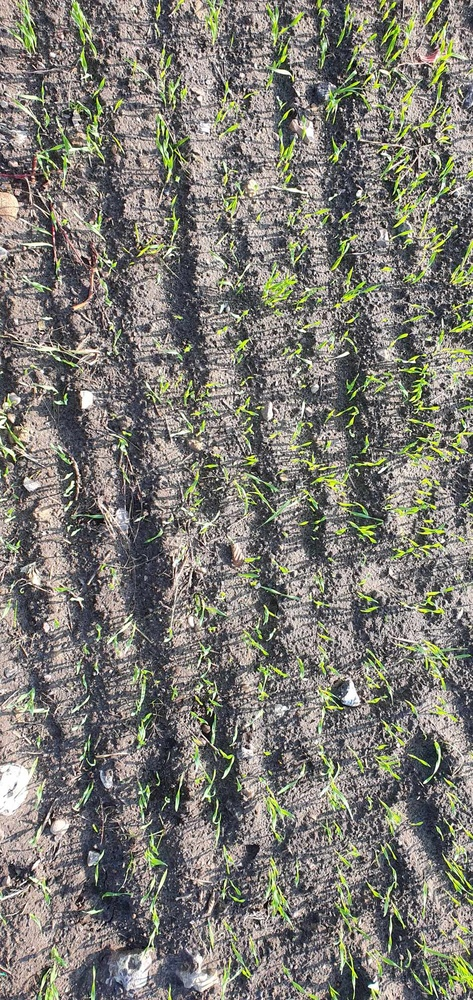
#> input picture Lecture4/Grass1.jpg, 473 x 1000 px, shrunk from 954 x 2016 before the run
$ python MeanFilter.py
#> lines starting #> are read from the running program, lines starting #| are printed output that depends on the picture
import cv2
import numpy as np
import math


def apply_filter_grey(column, row):
    i = 0
    sum = 0
    while i < data2[0]:
        j = 0
        while j < data2[0]:
            sum = sum + (greyscaled_image[column+i, row+j]*mean_kernel[i][j])
            j = j + 1
        i = i + 1
    fin = sum/data3
    output_image[column, row] = fin


def apply_filter(column, row):
    temp = []
    temp2 = []
    i = 0
    while i < data2[0]:
        j = 0
        while j < data2[0]:
            k = 0
            while k < 3:
                v = (image[column+i, row+j, k]*mean_kernel[i][j])
                temp2.append(v)
                k = k + 1
            j = j + 1
            temp.append(temp2)
            temp2 = []
        i = i + 1
    fin = []
    for num in temp:
        fin.append(num)
    sumblue = (fin[0][0] + fin[1][0] + fin[2][0] + fin[3][0] + fin[4][0] + fin[5][0] + fin[6][0] + fin[7][0] + fin[8][0])
    sumgreen = (fin[0][1] + fin[1][1] + fin[2][1] + fin[3][1] + fin[4][1] + fin[5][1] + fin[6][1] + fin[7][1] + fin[8][1])
    sumred = (fin[0][2] + fin[1][2] + fin[2][2] + fin[3][2] + fin[4][2] + fin[5][2] + fin[6][2] + fin[7][2] + fin[8][2])
    final = [sumblue/data3, sumgreen/data3, sumred/data3]
    output_image2[column, row] = final


def rgb_to_greyscale(column, row):
    wr = 0
    wg = 1
    wb = 0
    i = (wr*image[column, row, 2] + wg*image[column, row, 1] + wb*image[column, row, 0])
    greyscaled_image[column, row] = i


image = cv2.imread("Grass1.jpg")
#> image is the input picture: shape (1000, 473, 3); mean B, G, R 115.8, 123.5, 125.5

mean_kernel = [[1, 1, 1, 1, 1],
               [1, 1, 1, 1, 1],
               [1, 1, 1, 1, 1],
               [1, 1, 1, 1, 1],
               [1, 1, 1, 1, 1]]

data1 = np.shape(image)
#> data1 = (1000, 473, 3)
data2 = np.shape(mean_kernel)
data3 = data2[0]*data2[1]

kernal_radius = math.floor((len(mean_kernel)-1)/2)
hor = (len(image) - 2 * kernal_radius)
#> hor = 996
ver = (len(image[0]) - 2 * kernal_radius)
#> ver = 469

greyscaled_image = np.zeros((data1[0], data1[1]), dtype=np.uint8)
output_image = np.zeros((hor, ver), dtype=np.uint8)
output_image2 = np.zeros((hor, ver, 3), dtype=np.uint8)

i = 0
while i < len(image):
    j = 0
    inner_array = image[i]
    while j < len(inner_array):
        rgb_to_greyscale(i, j)
        j = j + 1
    i = i + 1
#> this loop made 1000 passes
#> i on pass 1: 51

# [17 lines of commented-out code are left out]

ret, thresh1 = cv2.threshold(greyscaled_image, 245, 255, cv2.THRESH_BINARY)
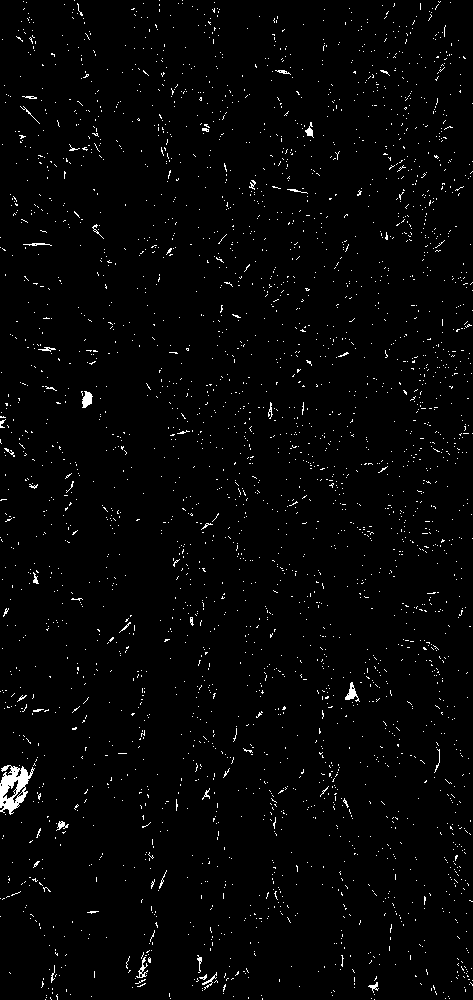
#> thresh1: shape (1000, 473); 1.9% white in thin lines or dots
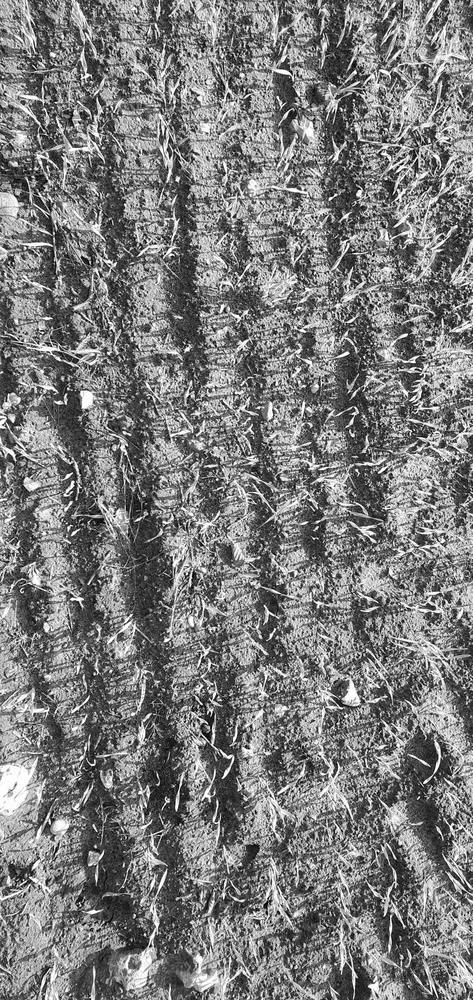
#> greyscaled_image: shape (1000, 473); min 0, max 255, mean 123.5

cv2.imshow("RGB", image)
cv2.imshow("Greyscaled", greyscaled_image)
cv2.imshow('Temp', thresh1)
# cv2.imshow("Grey_Filtered", output_image)
# cv2.imshow("RGB_Filtered", output_image2)
cv2.waitKey(0)

$ run again, with Lecture4/Grass2.jpg copied over Lecture4/Grass1.jpg
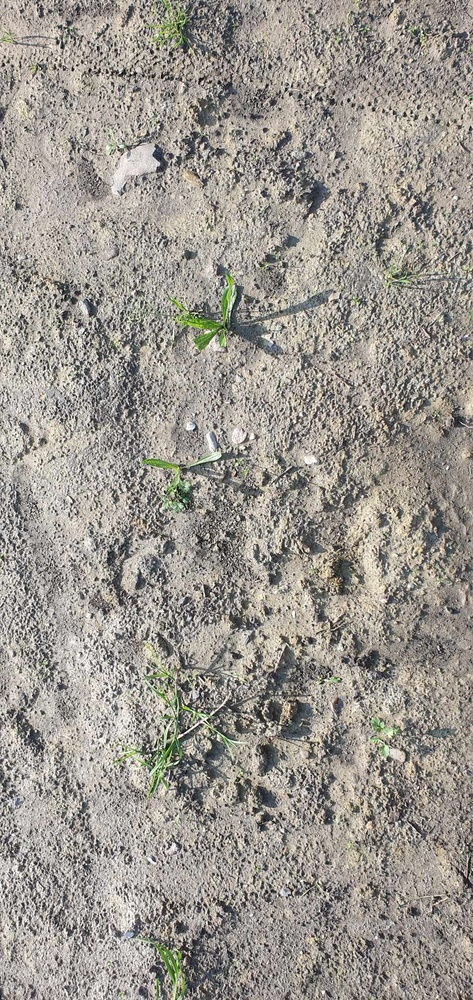
#> input picture Lecture4/Grass2.jpg, 473 x 1000 px, shrunk from 954 x 2016 before the run
#> image is the input picture: shape (1000, 473, 3); mean B, G, R 142.8, 150, 155
#> hor = 996
#> ver = 469
#> the loop `while i < len(image):` made 1000 passes
#> i on pass 1: 140
#> `ret, thresh1 = cv2.threshold(greyscaled_image, 245, 255, cv2.THRESH_BI..`:
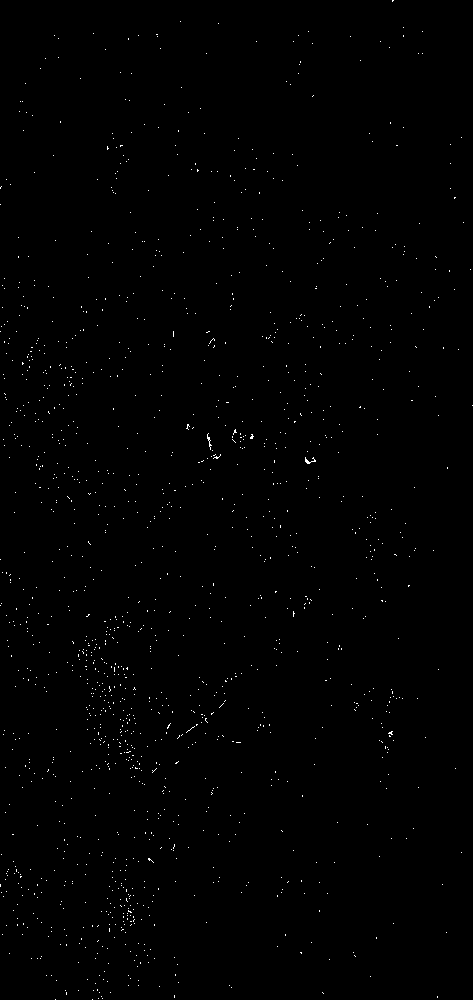
#> thresh1: shape (1000, 473); 0.42% white in thin lines or dots
#> `ret, thresh1 = cv2.threshold(greyscaled_image, 245, 255, cv2.THRESH_BI..`:
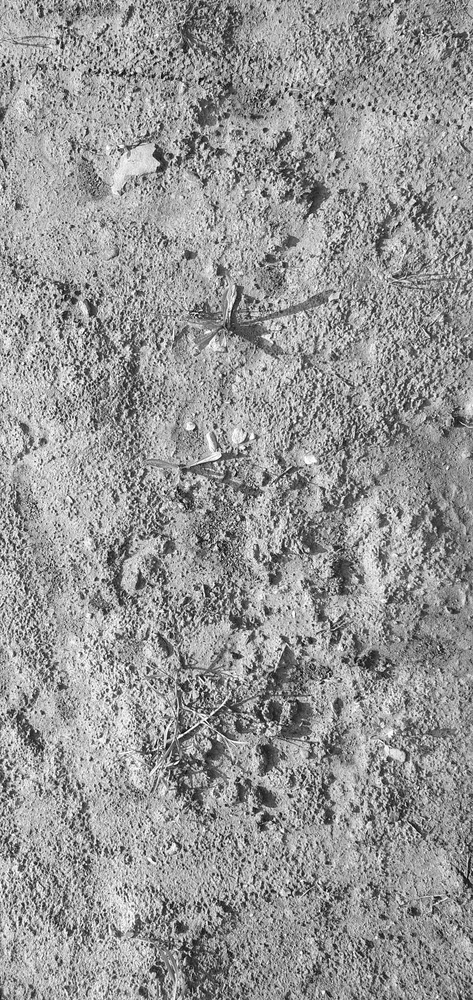
#> greyscaled_image: shape (1000, 473); min 0, max 255, mean 150
